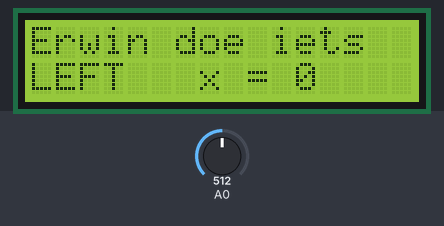
A sketch run on a simulated Arduino Uno, built with avr-gcc and run on an emulated ATmega328P. On the bench: 16×2 character LCD. The test bench sets the inputs (shaded band); at power-on: A0 = 512.

Above: at 1.2 s.
1.3 s: A0 set to 565
At 2.6 s:
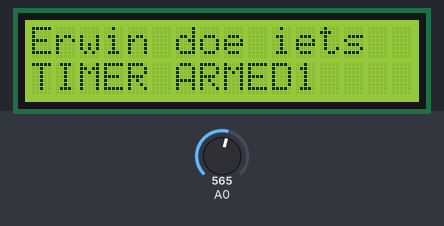
2.9 s: A0 set to 541
At 3.0 s:
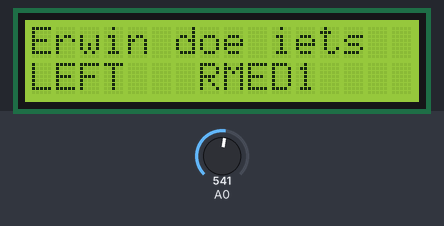
4.6 s: A0 set to 392
6.8 s: A0 set to 363
At 8.0 s:
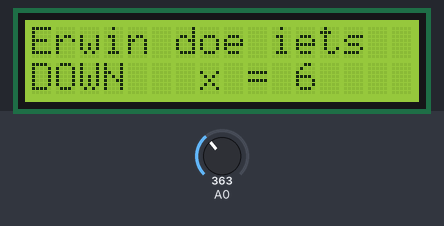
8.4 s: A0 set to 140
At 8.8 s:
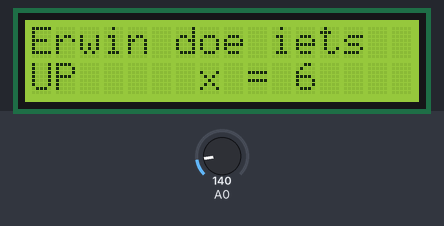
9.9 s: A0 set to 40
At 11.1 s:
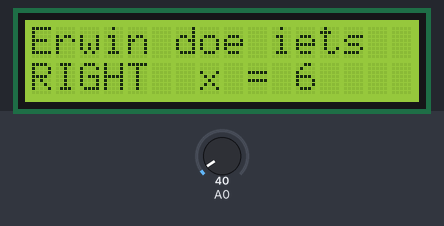
Timing chart, 0 to 12.4 s (numbered marks = the images above; inputs shaded):
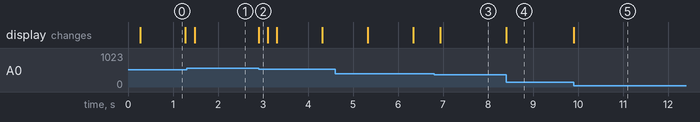

The sketch:

HelloWorld_for_2004A_20x4_display.ino
```cpp
/*************************************************************************************

  Mark Bramwell, July 2010

  This program will test the LCD panel and the buttons.When you push the button on the shield，
  the screen will show the corresponding one.

  Connection: Plug the LCD Keypad to the UNO(or other controllers)

**************************************************************************************/

#include <LiquidCrystal.h>

LiquidCrystal lcd (12,11,5,4,3,2);           // select the pins used on the LCD panel

// define some values used by the panel and buttons
int lcd_key     = 0;
int adc_key_in  = 0;
float x = 0;

#define btnRIGHT  0
#define btnUP     1
#define btnDOWN   2
#define btnLEFT   3
#define btnSELECT 4
#define btnNONE   5

int read_LCD_buttons(){               // read the buttons
    adc_key_in = analogRead(0);       // read the value from the sensor

    // my buttons when read are centered at these valies: 0, 144, 329, 504, 741
    // we add approx 50 to those values and check to see if we are close
    // We make this the 1st option for speed reasons since it will be the most likely result

    if (adc_key_in > 1000) return btnNONE;

    // For V1.1 us this threshold
    /*
    if (adc_key_in < 50)   return btnRIGHT;
    if (adc_key_in < 250)  return btnUP;
    if (adc_key_in < 450)  return btnDOWN;
    if (adc_key_in < 650)  return btnLEFT;
    if (adc_key_in < 850)  return btnSELECT;
    */

   // For V1.0 comment the other threshold and use the one below:

     if (adc_key_in < 50)   return btnRIGHT;
     /* changed from 195 to 150 */
     if (adc_key_in < 150)  return btnUP;
     if (adc_key_in < 380)  return btnDOWN;
     if (adc_key_in < 555)  return btnLEFT;
     if (adc_key_in < 790)  return btnSELECT;


    return btnNONE;                // when all others fail, return this.
}

void setup(){
   lcd.begin(16, 2);               // start the library
   lcd.setCursor(0,0);             // set the LCD cursor   position
   lcd.print("Erwin doe iets");    // print a simple message on the LCD

}

void loop(){

   lcd.setCursor(0,1);
   lcd_key = read_LCD_buttons();   // read the buttons

   switch (lcd_key){               // depending on which button was pushed, we perform an action

       case btnRIGHT:{             //  push button "RIGHT" and show the word on the screen
            lcd.print("RIGHT ");
            break;
       }
       case btnLEFT:{
             lcd.print("LEFT   "); //  push button "LEFT" and show the word on the screen
             lcd.setCursor(7,1);
             float x = (millis()/1000);
             delay (200);
             lcd.print("x = "); lcd.print(x,0);
             break;
       }
       case btnUP:{
             lcd.print("UP    ");  //  push button "UP" and show the word on the screen
             break;
       }
       case btnDOWN:{
             lcd.print("DOWN  ");  //  push button "DOWN" and show the word on the screen
             break;
       }
       case btnSELECT:{
             lcd.print("TIMER ARMED");  //  push button "SELECT" and show the word on the screen
             float x = 0;

             break;
       }
       case btnNONE:{
             lcd.print("NONE  ");  //  No action  will show "None" on the screen
             break;
       }
   }
}
```

Measured:
- the behaviour switches between 555 and 554 on A0 (found by bisection; images 1 and 2)
- the behaviour switches between 380 and 379 on A0 (found by bisection; images 2 and 3)
- after the input at 1.3 s, the display: changes after 0.18 s (image 1)
- after the input at 2.9 s, the display: changes at once (image 2)
- after the input at 6.8 s, the display: changes after 0.14 s (image 3)
- after the input at 8.4 s, the display: changes at once (image 4)
- after the input at 9.9 s, the display: changes at once (image 5)
